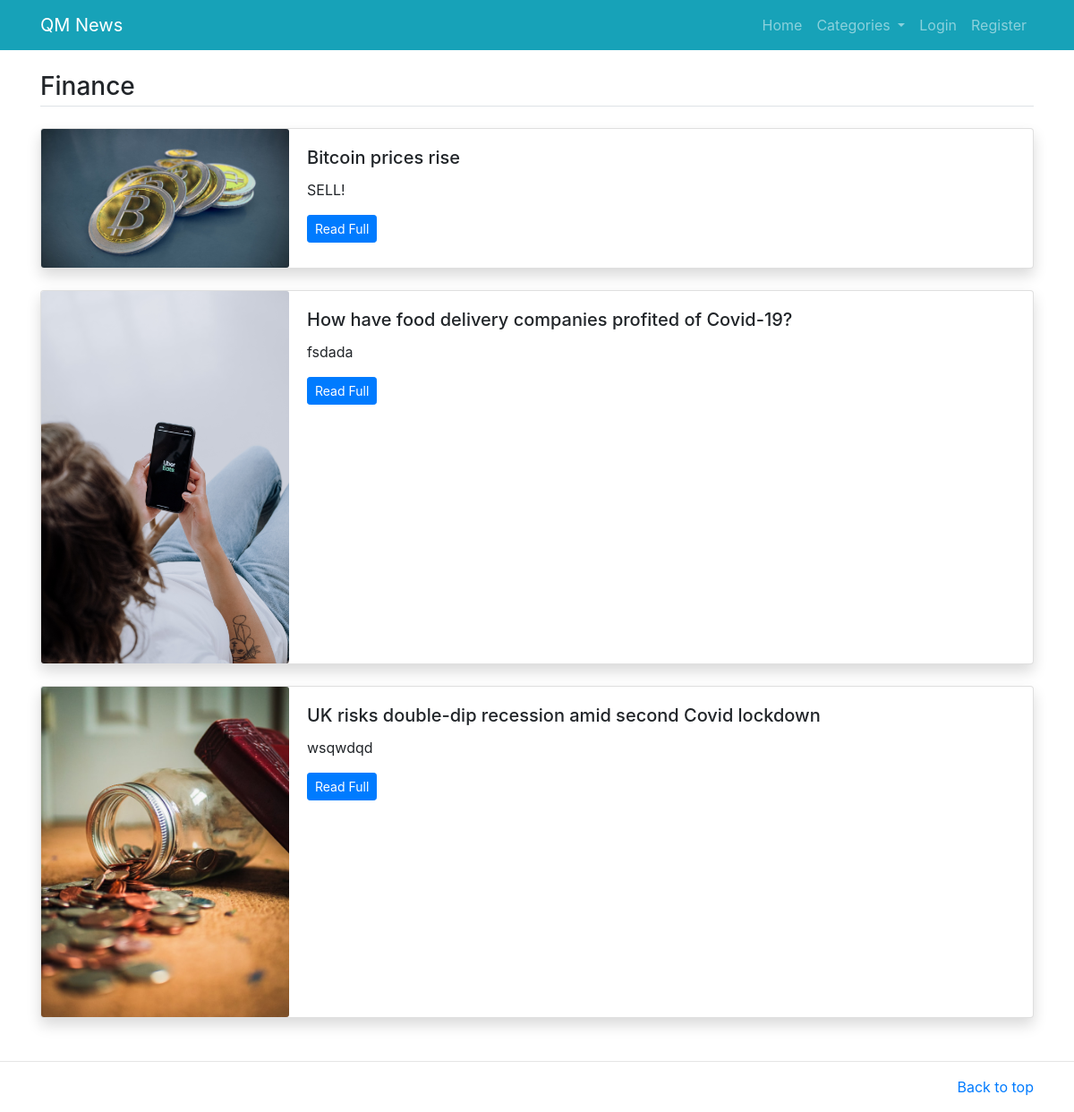
The page /category/3 on the database its author committed.
### mainapp/models.py (models this page shows, shortened)
class Category(models.Model):
    name= models.CharField(max_length=200)
    category_image= models.ImageField(upload_to='imgs')
    class Meta:
        verbose_name_plural='Categories'

class News(models.Model):
    category=models.ForeignKey(Category, on_delete=models.CASCADE)
    title=models.CharField(max_length=300)
    image= models.ImageField(upload_to='imgs/')
    description=models.TextField()
    add_time=models.DateTimeField(auto_now_add=True)
    likes=models.ManyToManyField(User,related_name='article')
    class Meta:
        verbose_name_plural='News'

### mainapp/views.py (the view)
# urls.py: path('category/<int:id>', views.category, name='category'),
def category(request,id):
    category=Category.objects.get(id=id)
    news=News.objects.filter(category=category)
    categories=Category.objects.all()
    return render(request,'category.html',
    {
        'catnews':news,
        'category':category,
        'cats':categories,
    })

### mainapp/templates/category.html
{%extends 'home.html'%}
{% block content %}
<main class="container mt-3 mb-5">
	<h3 class="border-bottom pb-1 my-4">{{category.name}}</h3>
	{%for news in catnews%}
	<div class="card mb-4 shadow">
	  <div class="row no-gutters">
	    <div class="col-md-3">
	      <img src="{{news.image.url}}" class="card-img" alt="{{news.title}}">
	    </div>
	    <div class="col-md-8">
	      <div class="card-body">
	        <h5 class="card-title">{{news.title}}</h5>
	        <p class="card-text">{{news.description}}</p>
	        <p class="card-text"><a href="/description/{{news.id}}" class="btn btn-sm btn-primary">Read Full</a></p>
	      </div>
	    </div>
	  </div>
	</div>
	{%endfor%}
</main>
{% endblock %}

### rows shown on the page
Category: name "Finance"
News: image (picture), title "Bitcoin prices rise", description "SELL!"
News: image (picture), title "How have food delivery companies profited of Covid-19?", description "fsdada"
News: image (picture), title "UK risks double-dip recession amid second Covid lockdown", description "wsqwdqd"
